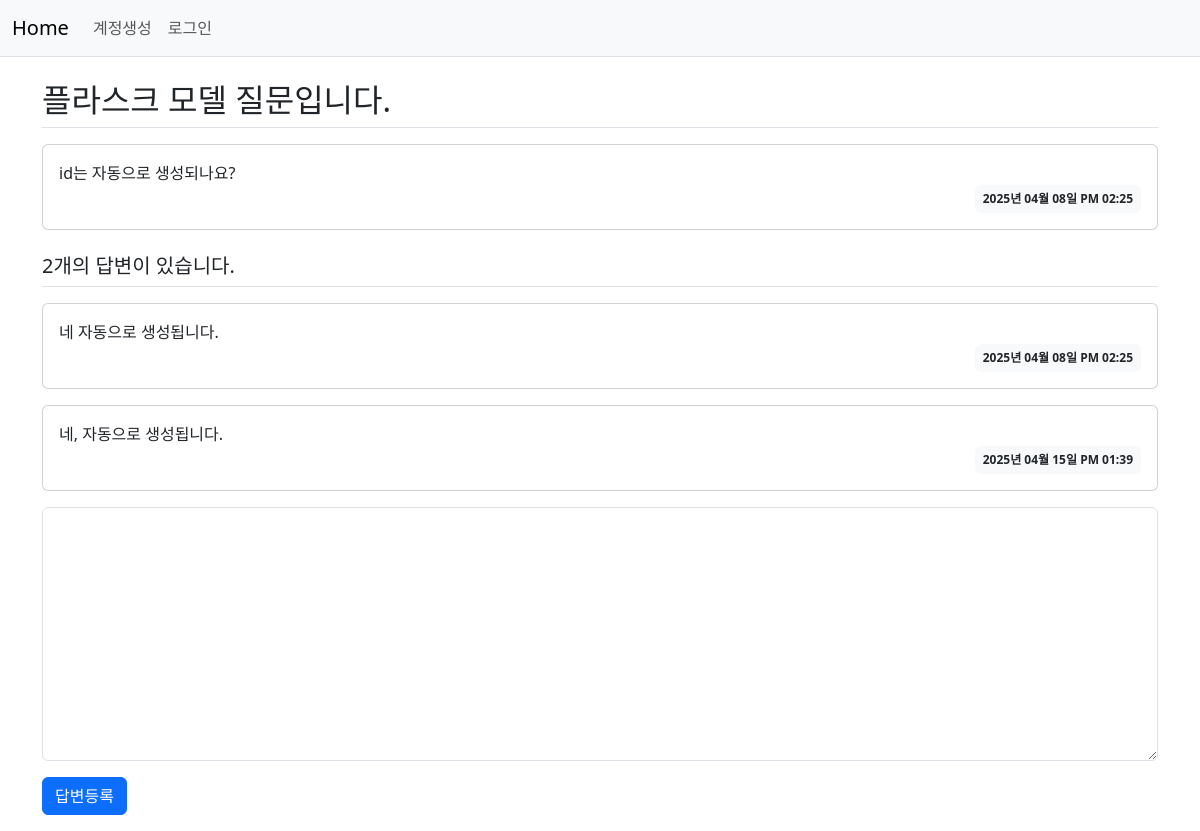
Screenshot of /question/detail/2/ with the database file from the repository.
### pybo/models.py (models this page shows)
class Question(db.Model):
    id = db.Column(db.Integer, primary_key=True)
    subject = db.Column(db.String(200), nullable=False)
    content = db.Column(db.Text(), nullable=False)
    create_date = db.Column(db.DateTime(), nullable=False)

class Answer(db.Model):
    id = db.Column(db.Integer, primary_key=True)
    question_id = db.Column(db.Integer, db.ForeignKey('question.id', ondelete='CASCADE'))
    question = db.relationship('Question', backref=db.backref('answer_set'))
    content = db.Column(db.Text(), nullable=False)
    create_date = db.Column(db.DateTime(), nullable=False)

### pybo/views/question_views.py (the view)
@bp.route('/detail/<int:question_id>/')
def detail(question_id):
    form = AnswerForm()
    question = Question.query.get_or_404(question_id)
    return render_template('question/question_detail.html', question=question, form=form)

### pybo/forms.py
class AnswerForm(FlaskForm):
    content = TextAreaField('내용', validators=[DataRequired('내용은 필수입력 항목입니다.')])

### pybo/filter.py (called while the page is built)
def format_datetime(value, fmt='%Y년 %m월 %d일 %p %I:%M'):
    return value.strftime(fmt)

### pybo/views/auth_views.py (called while the page is built)
@bp.before_app_request
def load_logged_in_user():
    user_id = session.get('user_id')
    if user_id is None:
        g.user = None
    else:
        g.user = User.query.get(user_id)

### pybo/templates/question/question_detail.html (shortened to what this page needs)
{% extends 'base.html' %}
{% block content %}
<div class="container my-3">
    <h2 class="border-bottom py-2">{{ question.subject }}</h2>
    <div class="card my-3">
        <div class="card-body">
            <div class="card-text" style="white-space: pre-line;">{{ question.content }}</div>
            <div class="d-flex justify-content-end">
                <div class="badge bg-light text-dark p-2">
                    {{ question.create_date|datetime }}
                </div>
            </div>
        </div>
    </div>
    <h5 class="border-bottom my-3 py-2">{{ question.answer_set|length }}개의 답변이 있습니다.</h5>
    {% for answer in question.answer_set %}
    <div class="card my-3">
        <div class="card-body">
            <div class="card-text" style="white-space: pre-line;">{{ answer.content }}</div>
            <div class="d-flex justify-content-end">
                <div class="badge bg-light text-dark p-2">
                    {{ answer.create_date|datetime }}
                </div>
            </div>
        </div>
    </div>
    {% endfor %}
    <form action="{{ url_for('answer.create', question_id=question.id) }}" method="post" class="my-3">
        <div class="mb-3">
            <textarea name="content" id="content" class="form-control" rows="10"></textarea>
        </div>
        <input type="submit" value="답변등록" class="btn btn-primary">
    </form>
</div>
{% endblock %}

### rows the page displays
Question: subject "플라스크 모델 질문입니다.", content "id는 자동으로 생성되나요?", create_date "2025년 04월 08일 PM 02:25"
Answer: content "네 자동으로 생성됩니다.", create_date "2025년 04월 08일 PM 02:25"
Answer: content "네, 자동으로 생성됩니다.", create_date "2025년 04월 15일 PM 01:39"

### other values shown
{{ question.answer_set|length }} "2"
